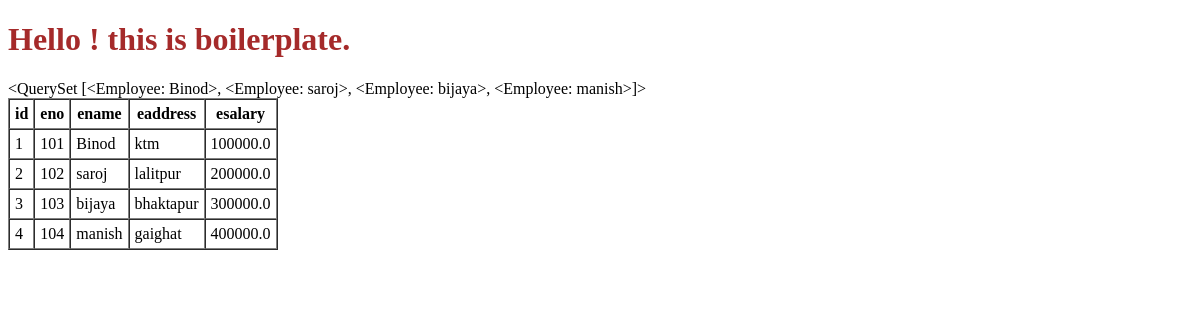
/, run on an earlier commit of the app's database.
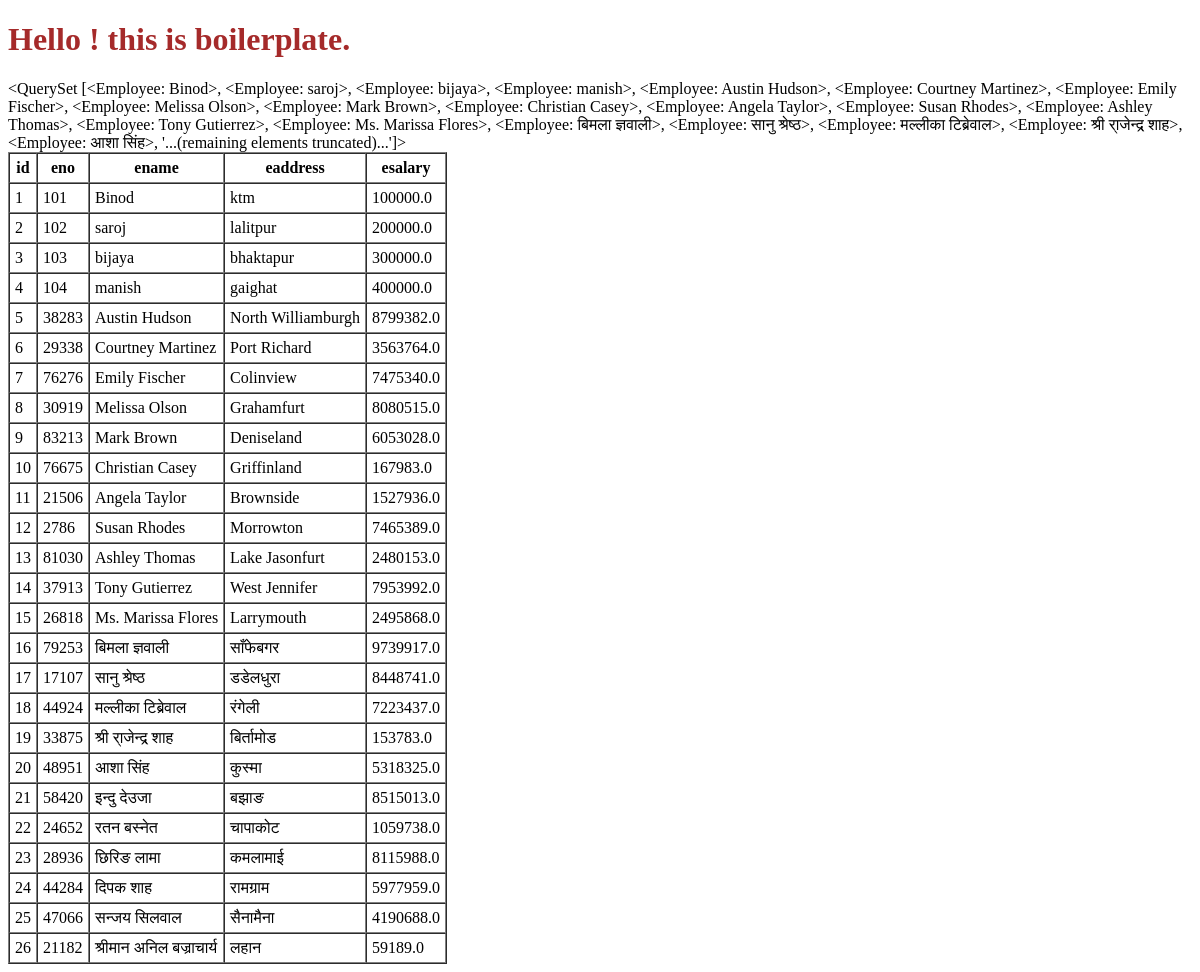
And on a later commit of the database.
### firstapp/models.py (models this page shows)
class Employee(models.Model):
    ename = models.CharField(max_length=200)
    eaddr = models.CharField(max_length=100)
    eno = models.IntegerField()
    esal = models.FloatField()
    def __str__(self):
        return (f'{self.ename}')

### firstapp/views.py (the view)
# urls.py: path('',views.index),
def index(request):
    my_obj=Employee.objects.all()
    context={'my_obj':my_obj}
    return render(request,'firstapp/index.html',context=context)

### templates/firstapp/index.html (shortened to what this page needs)
<!DOCTYPE html>
{% load static %}
<html lang="en">
<head>
    <link rel="stylesheet" href="{% static 'css/firstapp/index.css' %}">
</head>
<body>
     <h1>Hello ! this is boilerplate.</h1>
      {{my_obj}}
      {% if my_obj %}
      <table border="1px" cellpadding="5px" cellspacing="0px">
        <thead>
            <tr>
             <th>id</th>
             <th>eno</th>
             <th>ename</th>
             <th>eaddress</th>
             <th>esalary</th>
            </tr>
         </thead>
      {% for emp in my_obj  %}
        <tbody>
            <tr>
                <td>{{emp.id}}</td>
                <td>{{emp.eno}}</td>
                <td>{{emp.ename}}</td>
                <td>{{emp.eaddr}}</td>
                <td>{{emp.esal}}</td>
            </tr>
        </tbody>
      {% endfor %}
     </table>
      {% else %}
     <h1>Sorry! No data available....</h1>
      {% endif %}
</body>
</html>

What changed in the data, as far as the page shows it:
computed for Employee "Binod": ename.ename "<QuerySet [<Employee: Binod>, <Employee: saroj>, <Employee: bijaya>, <Employee: manish>]>" → "…saroj>, <Employee: bijaya>, <Employee: manish>, <Employee: Austin Hudson>, <Employee: Courtney Martinez>, <Employee: Emily Fischer>, <Employee: Melissa Olson>, <Employee: Mark Brown>, <Employee: Christian Casey>, <Employee: Angela Taylor>, <Employee: Susan Rhodes>, <Employee: Ashley Thomas>, <Employee: Tony Gutierrez>, <Employee: Ms. Marissa Flores>, <Employee: बिमला ज्ञवाली>, <Employee: सानु श्रेष्‍ठ>, <Employee: मल्लीका टिब्रेवाल>, <Employee: श्री रा्जेन्द्र शाह>, <Employee: आशा सिंह>, '...(remaining elements truncated)...']>"
added Employee: id "5", eno "38283", ename "Austin Hudson", eaddr "North Williamburgh", esal "8799382.0"
added Employee: id "6", eno "29338", ename "Courtney Martinez", eaddr "Port Richard", esal "3563764.0"
added Employee: id "7", eno "76276", ename "Emily Fischer", eaddr "Colinview", esal "7475340.0"
added Employee: id "8", eno "30919", ename "Melissa Olson", eaddr "Grahamfurt", esal "8080515.0"
added Employee: id "9", eno "83213", ename "Mark Brown", eaddr "Deniseland", esal "6053028.0"
added Employee: id "10", eno "76675", ename "Christian Casey", eaddr "Griffinland", esal "167983.0"
added Employee: id "11", eno "21506", ename "Angela Taylor", eaddr "Brownside", esal "1527936.0"
added Employee: id "12", eno "2786", ename "Susan Rhodes", eaddr "Morrowton", esal "7465389.0"
added Employee: id "13", eno "81030", ename "Ashley Thomas", eaddr "Lake Jasonfurt", esal "2480153.0"
added Employee: id "14", eno "37913", ename "Tony Gutierrez", eaddr "West Jennifer", esal "7953992.0"
added Employee: id "15", eno "26818", ename "Ms. Marissa Flores", eaddr "Larrymouth", esal "2495868.0"
added Employee: id "16", eno "79253", ename "बिमला ज्ञवाली", eaddr "साँफेबगर", esal "9739917.0"
added Employee: id "17", eno "17107", ename "सानु श्रेष्‍ठ", eaddr "डडेलधुरा", esal "8448741.0"
added Employee: id "18", eno "44924", ename "मल्लीका टिब्रेवाल", eaddr "रंगेली", esal "7223437.0"
added Employee: id "19", eno "33875", ename "श्री रा्जेन्द्र शाह", eaddr "बिर्तामोड", esal "153783.0"
added Employee: id "20", eno "48951", ename "आशा सिंह", eaddr "कुस्मा", esal "5318325.0"
added Employee: id "21", eno "58420", ename "इन्दु देउजा", eaddr "बझाङ", esal "8515013.0"
added Employee: id "22", eno "24652", ename "रतन बस्नेत", eaddr "चापाकोट", esal "1059738.0"
added Employee: id "23", eno "28936", ename "छिरिङ लामा", eaddr "कमलामाई", esal "8115988.0"
added Employee: id "24", eno "44284", ename "दिपक शाह", eaddr "रामग्राम", esal "5977959.0"
added Employee: id "25", eno "47066", ename "सन्जय सिलवाल", eaddr "सैनामैना", esal "4190688.0"
added Employee: id "26", eno "21182", ename "श्रीमान अनिल बज्राचार्य", eaddr "लहान", esal "59189.0"
